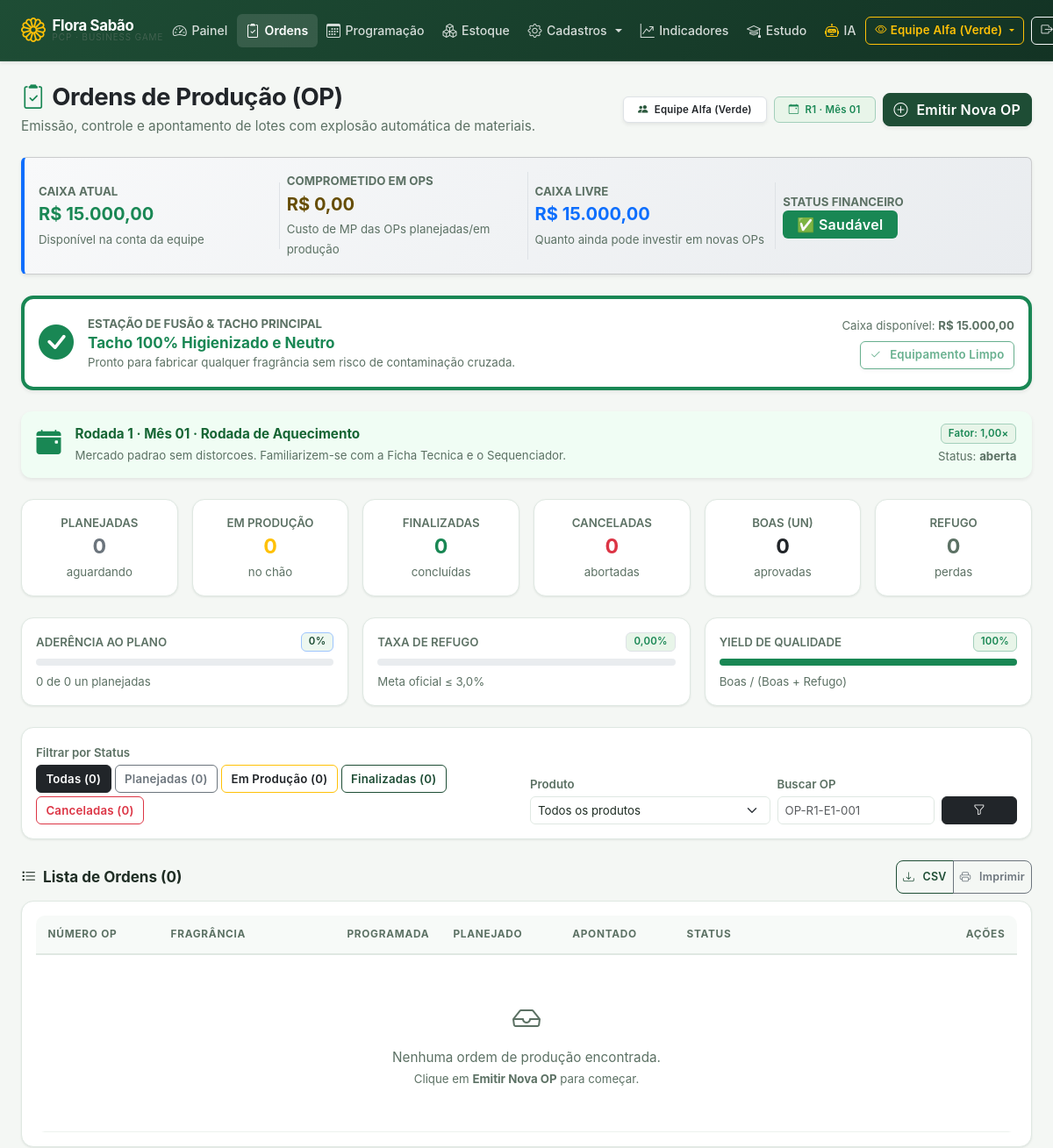
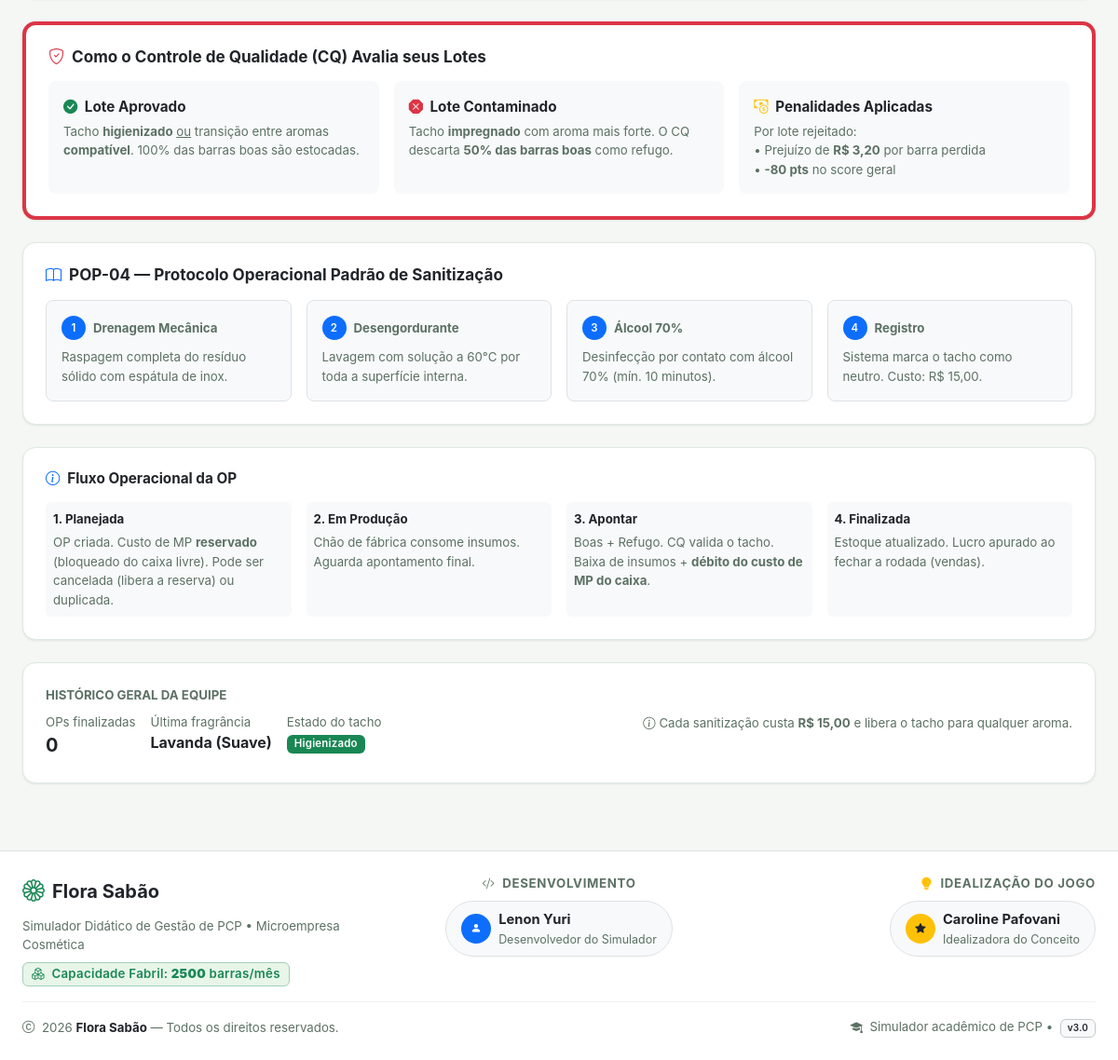
Screenshot of /pages/ordens_producao.php (signed in) with the database file from the repository (2 pictures, top to bottom).
### tables this page shows
CREATE TABLE `equipes` (
    `id`                  INT AUTO_INCREMENT PRIMARY KEY,
    `jogo_id`             INT NOT NULL,
    `nome`                VARCHAR(60) NOT NULL,
    `codigo_acesso`       VARCHAR(40) NOT NULL UNIQUE,
    `cor_hex`             VARCHAR(10) NOT NULL DEFAULT '#2d5a3f',
    `caixa_disponivel`    DECIMAL(12,2) NOT NULL DEFAULT 15000.00,
    `score_total`         INT NOT NULL DEFAULT 0,
    `tacho_ultimo_aroma`  VARCHAR(10) NOT NULL DEFAULT 'LAV',
    `tacho_higienizado`   TINYINT(1) NOT NULL DEFAULT 1,
    `rodadas_no_vermelho` INT NOT NULL DEFAULT 0,
    `falida`              TINYINT(1) NOT NULL DEFAULT 0,
    `data_falencia`       DATETIME NULL,
    `ativo`               TINYINT(1) NOT NULL DEFAULT 1,
    `created_at`          DATETIME DEFAULT CURRENT_TIMESTAMP,
    FOREIGN KEY (`jogo_id`) REFERENCES `jogos`(`id`) ON DELETE CASCADE,
    UNIQUE KEY `uk_jogo_nome` (`jogo_id`, `nome`)
);

CREATE TABLE `jogos` (
    `id`             INT AUTO_INCREMENT PRIMARY KEY,
    `instrutor_id`   INT NOT NULL,
    `pin_jogo`       VARCHAR(15) NOT NULL UNIQUE,
    `nome_turma`     VARCHAR(100) NOT NULL,
    `instituicao`    VARCHAR(100) NULL,
    `qtd_equipes`    INT NOT NULL DEFAULT 6,
    `caixa_inicial`  DECIMAL(12,2) NOT NULL DEFAULT 15000.00,
    `status`         ENUM('ativo','pausado','encerrado') NOT NULL DEFAULT 'ativo',
    `created_at`     DATETIME DEFAULT CURRENT_TIMESTAMP,
    FOREIGN KEY (`instrutor_id`) REFERENCES `usuarios`(`id`) ON DELETE CASCADE
);

CREATE TABLE `jogo_rodadas` (
    `id`               INT AUTO_INCREMENT PRIMARY KEY,
    `jogo_id`          INT NOT NULL,
    `numero_rodada`    INT NOT NULL DEFAULT 1,
    `mes_ano`          VARCHAR(20) NOT NULL DEFAULT 'Mês 01',
    `status`           ENUM('aberta','processando','encerrada') NOT NULL DEFAULT 'aberta',
    `evento_titulo`    VARCHAR(100) NOT NULL DEFAULT 'Mercado Estavel',
    `evento_descricao` TEXT NULL,
    `fator_demanda`    DECIMAL(4,2) NOT NULL DEFAULT 1.00,
    `created_at`       DATETIME DEFAULT CURRENT_TIMESTAMP,
    FOREIGN KEY (`jogo_id`) REFERENCES `jogos`(`id`) ON DELETE CASCADE
);

### pages/ordens_producao.php (the view, shortened to what the rows shown need)
<?php
require_once __DIR__ . '/../config/database.php';
$equipe_id = getEquipeAtivaId();
$equipe = equipeAtual($pdo);
$rodada_ativa = getRodadaAtiva($pdo);
$nome_aroma_amigavel = [
    'LAV' => 'Lavanda (Suave)',
    'ROS' => 'Rosas (Moderado)',
    'PIT' => 'Pitanga (Moderado)',
    'MAR' => 'Maracujá (Intenso)',
    'LIMPO' => 'Tacho Neutro (Limpo)',
];
$stmt_tacho = $pdo->prepare("
    SELECT tacho_ultimo_aroma, tacho_higienizado, caixa_disponivel, falida, rodadas_no_vermelho
    FROM equipes WHERE id = ?
");
$stmt_tacho->execute([$equipe_id]);
$tacho = $stmt_tacho->fetch() ?: [
    'tacho_ultimo_aroma' => 'LIMPO',
    'tacho_higienizado'  => 1,
    'caixa_disponivel'   => 0,
    'falida'             => 0,
    'rodadas_no_vermelho'=> 0,
];
$tacho_aroma       = $tacho['tacho_ultimo_aroma'] ?? 'LIMPO';
$tacho_higienizado = (int) ($tacho['tacho_higienizado'] ?? 1) === 1;
$caixa_atual       = (float) ($tacho['caixa_disponivel'] ?? 0);
$equipe_falida     = (int) ($tacho['falida'] ?? 0) === 1;
$comprometido_total = 0.0;
$caixa_livre = $caixa_atual - $comprometido_total;
require_once __DIR__ . '/../includes/header.php';
require_once __DIR__ . '/../includes/navbar.php';
?>
<div class="container-fluid px-4 pb-4">
    <div class="d-flex flex-column flex-md-row justify-content-between align-items-md-center gap-3 mb-4">
        <div>
            <h2 class="fw-bold mb-1 text-dark"><i class="bi bi-clipboard2-check text-success me-2"></i>Ordens de Produção (OP)</h2>
        </div>
        <div class="d-flex align-items-center flex-wrap gap-2">
            <?php if ($equipe): ?>
                <span class="badge bg-white text-dark border shadow-sm py-2 px-3">
                    <i class="bi bi-people-fill me-1" style="color: <?= h($equipe['cor_hex'] ?? '#2d5a3f') ?>;"></i>
                    <?= h($equipe['nome']) ?>
                </span>
            <?php endif; ?>
            <?php if ($rodada_ativa): ?>
                <span class="badge bg-success-subtle text-success border border-success-subtle py-2 px-3">
                    <i class="bi bi-calendar-event me-1"></i> R<?= (int) $rodada_ativa['numero_rodada'] ?> · <?= h($rodada_ativa['mes_ano'] ?? '') ?>
                </span>
            <?php endif; ?>
            <?php if ($equipe_falida): ?>
                <button class="btn btn-secondary shadow-sm" disabled><i class="bi bi-slash-circle me-1"></i> Produção Bloqueada</button>
            <?php else: ?>
                <button class="btn btn-success shadow-sm" data-bs-toggle="modal" data-bs-target="#modalNovaOP">
                    <i class="bi bi-plus-circle me-1"></i> Emitir Nova OP
                </button>
            <?php endif; ?>
        </div>
    </div>
    <div class="card caixa-card p-3 mb-4 shadow-sm">
        <div class="row g-3 align-items-center">
            <div class="col-12 col-md-3 border-end">
                <span class="text-muted small text-uppercase fw-bold d-block">Caixa Atual</span>
                <h4 class="fw-bold my-1 <?= $caixa_atual < 0 ? 'text-danger' : 'text-success' ?>">R$ <?= number_format($caixa_atual, 2, ',', '.') ?></h4>
                <small class="text-muted">Disponível na conta da equipe</small>
            </div>
            <div class="col-12 col-md-3 border-end">
                <span class="text-muted small text-uppercase fw-bold d-block">Caixa Livre</span>
                <h4 class="fw-bold my-1 <?= $caixa_livre < 0 ? 'text-danger' : 'text-primary' ?>">R$ <?= number_format($caixa_livre, 2, ',', '.') ?></h4>
                <small class="text-muted">Quanto ainda pode investir em novas OPs</small>
            </div>
        </div>
    </div>
    <div class="card card-custom p-3 bg-white mb-4 shadow-sm border-start border-4 <?= $tacho_higienizado ? 'border-success' : 'border-danger tacho-card-critical' ?>" id="cardStatusTacho">
        <div class="d-flex flex-column flex-md-row justify-content-between align-items-md-center gap-3">
            <div class="d-flex flex-column align-items-end gap-2">
                <div class="small text-muted">Caixa disponível: <strong>R$ <?= number_format($caixa_atual, 2, ',', '.') ?></strong></div>
            </div>
        </div>
    </div>
    <?php if ($rodada_ativa): ?>
        <div class="alert alert-success border-0 shadow-sm d-flex align-items-start mb-4" role="alert">
            <i class="bi bi-calendar-event-fill fs-3 me-3 text-success"></i>
            <div class="flex-grow-1">
                <strong class="d-block">Rodada <?= (int) $rodada_ativa['numero_rodada'] ?> · <?= h($rodada_ativa['mes_ano'] ?? '') ?> · <?= h($rodada_ativa['evento_titulo'] ?? '—') ?></strong>
                <span class="small"><?= h($rodada_ativa['evento_descricao'] ?? 'Sem descrição de evento.') ?></span>
            </div>
            <div class="d-flex flex-column align-items-end">
                <span class="badge bg-success-subtle text-success border border-success-subtle">Fator: <?= number_format((float) ($rodada_ativa['fator_demanda'] ?? 1), 2, ',', '.') ?>×</span>
                <small class="text-muted mt-1">Status: <strong><?= h($rodada_ativa['status'] ?? '—') ?></strong></small>
            </div>
        </div>
    <?php endif; ?>
    <div class="card card-custom bg-white p-3 mb-4">
        <div class="table-responsive">
            <table class="table table-hover align-middle mb-0" id="tabelaOPs">
                <thead class="table-light small text-uppercase">
                    <tr>
                        <th style="width: 140px;">Número OP</th>
                        <th>Fragrância</th>
                        <th style="width: 105px;">Programada</th>
                        <th style="width: 85px;" class="text-end">Planejado</th>
                        <th style="width: 160px;" class="text-center">Apontado</th>
                        <th style="width: 130px;">Status</th>
                        <th style="width: 260px;" class="text-end no-print">Ações</th>
                    </tr>
                </thead>
            </table>
        </div>
    </div>
    <div class="card card-custom bg-white p-4">
        <div class="row g-3 align-items-center">
            <div class="col-12 col-md-6">
                <div class="d-flex gap-3 mt-2 flex-wrap">
                    <div><span class="text-muted small d-block">Última fragrância</span><strong class="fs-6"><?= h($nome_aroma_amigavel[$tacho_aroma] ?? $tacho_aroma) ?></strong></div>
                </div>
            </div>
        </div>
    </div>
</div>
<?php
require_once __DIR__ . '/../includes/footer.php';

### includes/navbar.php (shortened to what the rows shown need)
<?php
$is_admin_nav     = (($_SESSION['usuario_perfil'] ?? '') === 'admin');
$equipe_ativa_id  = function_exists('getEquipeAtivaId') ? getEquipeAtivaId() : 1;
$eqs_nav = [];
if ($is_admin_nav && isset($pdo) && function_exists('equipesDisponiveis')) {
    try {
        $eqs_nav = equipesDisponiveis($pdo);
    } catch (Throwable $e) {
        $eqs_nav = [];
    }
}
$equipe_nome_atual = 'Equipe ' . $equipe_ativa_id;
foreach ($eqs_nav as $eqn) {
    if ((int) $eqn['id'] === $equipe_ativa_id) {
        $equipe_nome_atual = (string) $eqn['nome'];
        break;
    }
}
?>
<nav class="navbar navbar-expand-lg navbar-dark navbar-flora shadow-sm mb-4 sticky-top">
    <div class="container-fluid px-3 px-lg-4">
        <div class="collapse navbar-collapse" id="navFlora">
            <div class="d-none d-lg-flex align-items-center gap-2 mt-2 mt-lg-0">
                <?php if (isset($_SESSION['usuario_nome'])): ?>
                    <?php if ($is_admin_nav): ?>
                        <div class="dropdown">
                            <button class="btn btn-sm btn-outline-warning dropdown-toggle fw-semibold d-flex align-items-center gap-1"
                                    type="button" data-bs-toggle="dropdown">
                                <i class="bi bi-eye"></i>
                                <span class="text-truncate" style="max-width: 180px;">
                                    <?= htmlspecialchars($equipe_nome_atual) ?>
                                </span>
                            </button>
                        </div>
                    <?php else: ?>
                        <span class="badge bg-light text-success fw-semibold py-2 px-3 border shadow-sm">
                            <i class="bi bi-shield-shaded me-1"></i> <?= htmlspecialchars($_SESSION['usuario_nome']) ?>
                        </span>
                    <?php endif; ?>
                <?php endif; ?>
            </div>
        </div>
    </div>
</nav>

### rows the page displays
equipes: nome "Equipe Alfa (Verde)", caixa_disponivel "15.000,00", tacho_ultimo_aroma "Lavanda (Suave)"
jogos: id "1", id.mes_ano "Mês 01", id.evento_titulo "Rodada de Aquecimento", id.evento_descricao "Mercado padrao sem distorcoes. Familiarizem-se com a Ficha Tecnica e o Sequenciador.", id.fator_demanda "1,00", id.status "aberta"

### other values shown
$dashboard_label "Painel"
$comprometido_total "0,00"
$metricas['planejadas'] "0"
$metricas['em_producao'] "0"
$metricas['finalizadas'] "0"
$metricas['canceladas'] "0"
$metricas['boas'] "0"
$metricas['refugo'] "0"
$aderencia_rodada "0"
$metricas['planejado_un'] "0"
$taxa_refugo_rodada "0,00"
$yield_rodada "100"
$metricas['total'] "0"
count($ordens) "0"
$custo_refugo_barra "3,20"
